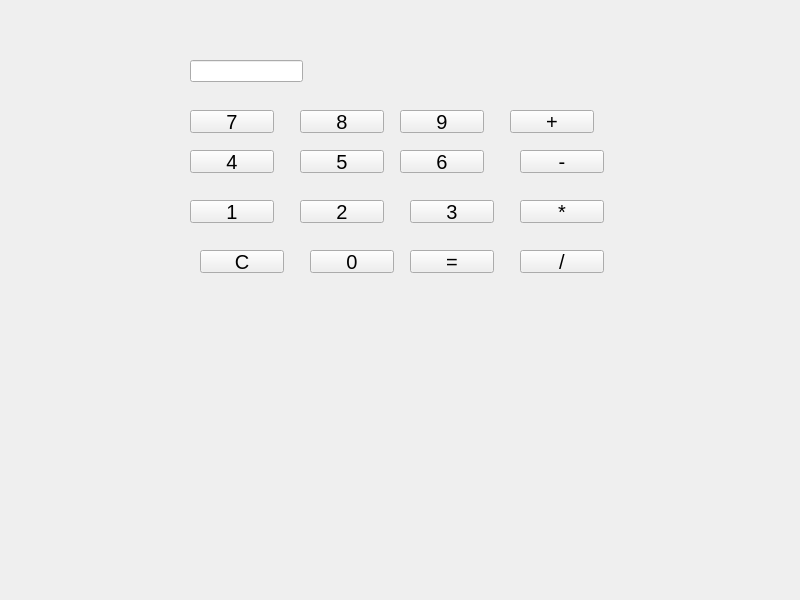
<?xml version="1.0" encoding="UTF-8"?>
<ui version="4.0">
 <class>Widget</class>
 <widget class="QWidget" name="Widget">
  <property name="geometry">
   <rect>
    <x>0</x>
    <y>0</y>
    <width>800</width>
    <height>600</height>
   </rect>
  </property>
  <property name="windowTitle">
   <string>Widget</string>
  </property>
  <widget class="QPushButton" name="pushButtonDiviser">
   <property name="geometry">
    <rect>
     <x>520</x>
     <y>250</y>
     <width>84</width>
     <height>23</height>
    </rect>
   </property>
   <property name="font">
    <font>
     <pointsize>15</pointsize>
    </font>
   </property>
   <property name="text">
    <string>/</string>
   </property>
  </widget>
  <widget class="QLineEdit" name="lineEdit">
   <property name="geometry">
    <rect>
     <x>190</x>
     <y>60</y>
     <width>113</width>
     <height>22</height>
    </rect>
   </property>
  </widget>
  <widget class="QPushButton" name="pushButton_1">
   <property name="geometry">
    <rect>
     <x>190</x>
     <y>200</y>
     <width>84</width>
     <height>23</height>
    </rect>
   </property>
   <property name="font">
    <font>
     <pointsize>15</pointsize>
    </font>
   </property>
   <property name="text">
    <string>1</string>
   </property>
  </widget>
  <widget class="QPushButton" name="pushButton_9">
   <property name="geometry">
    <rect>
     <x>400</x>
     <y>110</y>
     <width>84</width>
     <height>23</height>
    </rect>
   </property>
   <property name="font">
    <font>
     <pointsize>15</pointsize>
    </font>
   </property>
   <property name="text">
    <string>9</string>
   </property>
  </widget>
  <widget class="QPushButton" name="pushButtonDiviser_4">
   <property name="geometry">
    <rect>
     <x>190</x>
     <y>150</y>
     <width>84</width>
     <height>23</height>
    </rect>
   </property>
   <property name="font">
    <font>
     <pointsize>15</pointsize>
    </font>
   </property>
   <property name="text">
    <string>4</string>
   </property>
  </widget>
  <widget class="QPushButton" name="pushButtonAdditionner">
   <property name="geometry">
    <rect>
     <x>510</x>
     <y>110</y>
     <width>84</width>
     <height>23</height>
    </rect>
   </property>
   <property name="font">
    <font>
     <pointsize>15</pointsize>
    </font>
   </property>
   <property name="text">
    <string>+</string>
   </property>
  </widget>
  <widget class="QPushButton" name="pushButtonSoustraire">
   <property name="geometry">
    <rect>
     <x>520</x>
     <y>150</y>
     <width>84</width>
     <height>23</height>
    </rect>
   </property>
   <property name="font">
    <font>
     <pointsize>15</pointsize>
    </font>
   </property>
   <property name="text">
    <string>-</string>
   </property>
  </widget>
  <widget class="QPushButton" name="pushButtonMultiplier">
   <property name="geometry">
    <rect>
     <x>520</x>
     <y>200</y>
     <width>84</width>
     <height>23</height>
    </rect>
   </property>
   <property name="font">
    <font>
     <pointsize>15</pointsize>
    </font>
   </property>
   <property name="text">
    <string>*</string>
   </property>
  </widget>
  <widget class="QPushButton" name="pushButtonDiviser_5">
   <property name="geometry">
    <rect>
     <x>410</x>
     <y>200</y>
     <width>84</width>
     <height>23</height>
    </rect>
   </property>
   <property name="font">
    <font>
     <pointsize>15</pointsize>
    </font>
   </property>
   <property name="text">
    <string>3</string>
   </property>
  </widget>
  <widget class="QPushButton" name="pushButton_6">
   <property name="geometry">
    <rect>
     <x>400</x>
     <y>150</y>
     <width>84</width>
     <height>23</height>
    </rect>
   </property>
   <property name="font">
    <font>
     <pointsize>15</pointsize>
    </font>
   </property>
   <property name="text">
    <string>6</string>
   </property>
  </widget>
  <widget class="QPushButton" name="pushButtonEgale">
   <property name="geometry">
    <rect>
     <x>410</x>
     <y>250</y>
     <width>84</width>
     <height>23</height>
    </rect>
   </property>
   <property name="font">
    <font>
     <pointsize>15</pointsize>
    </font>
   </property>
   <property name="text">
    <string>=</string>
   </property>
  </widget>
  <widget class="QPushButton" name="pushButtonDiviser_0">
   <property name="geometry">
    <rect>
     <x>310</x>
     <y>250</y>
     <width>84</width>
     <height>23</height>
    </rect>
   </property>
   <property name="font">
    <font>
     <pointsize>15</pointsize>
    </font>
   </property>
   <property name="text">
    <string>0</string>
   </property>
  </widget>
  <widget class="QPushButton" name="pushButtonRenitialiser">
   <property name="geometry">
    <rect>
     <x>200</x>
     <y>250</y>
     <width>84</width>
     <height>23</height>
    </rect>
   </property>
   <property name="font">
    <font>
     <pointsize>15</pointsize>
    </font>
   </property>
   <property name="text">
    <string>C</string>
   </property>
  </widget>
  <widget class="QPushButton" name="pushButton_2">
   <property name="geometry">
    <rect>
     <x>300</x>
     <y>200</y>
     <width>84</width>
     <height>23</height>
    </rect>
   </property>
   <property name="font">
    <font>
     <pointsize>15</pointsize>
    </font>
   </property>
   <property name="text">
    <string>2</string>
   </property>
  </widget>
  <widget class="QPushButton" name="pushButton_5">
   <property name="geometry">
    <rect>
     <x>300</x>
     <y>150</y>
     <width>84</width>
     <height>23</height>
    </rect>
   </property>
   <property name="font">
    <font>
     <pointsize>15</pointsize>
    </font>
   </property>
   <property name="text">
    <string>5</string>
   </property>
  </widget>
  <widget class="QPushButton" name="pushButton_8">
   <property name="geometry">
    <rect>
     <x>300</x>
     <y>110</y>
     <width>84</width>
     <height>23</height>
    </rect>
   </property>
   <property name="font">
    <font>
     <pointsize>15</pointsize>
    </font>
   </property>
   <property name="text">
    <string>8</string>
   </property>
  </widget>
  <widget class="QPushButton" name="pushButton_7">
   <property name="geometry">
    <rect>
     <x>190</x>
     <y>110</y>
     <width>84</width>
     <height>23</height>
    </rect>
   </property>
   <property name="font">
    <font>
     <pointsize>15</pointsize>
    </font>
   </property>
   <property name="text">
    <string>7</string>
   </property>
  </widget>
 </widget>
 <resources/>
 <connections/>
</ui>
